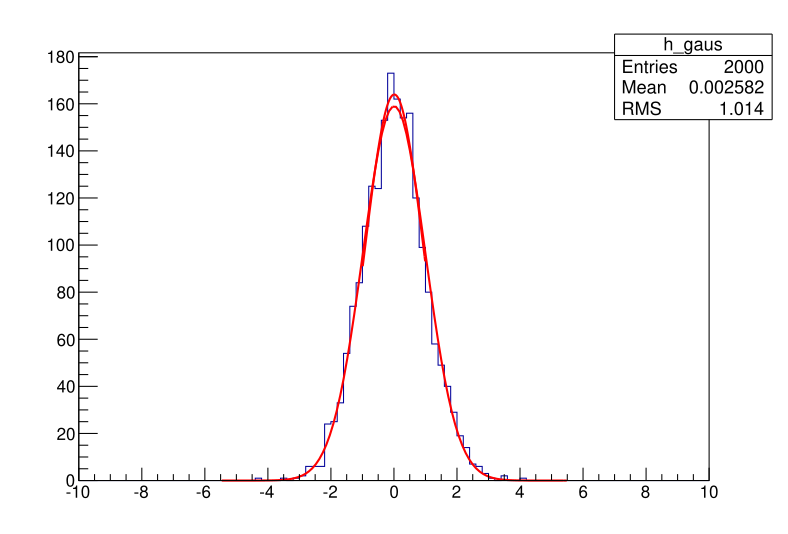

Recreate this plot in Python.
import ROOT

c = ROOT.TCanvas('c', 'fit')
h_gaus = ROOT.TH1D('h_gaus', '', 100, -10, 10)
h_gaus.FillRandom('gaus', 2000)
h_gaus_f = ROOT.TF1('h_gaus_f', 'gaus', -1, 1)

h_gaus.Fit(h_gaus_f, 'R+', '', -1, 1)
mean = h_gaus_f.GetParameter(1)
sigma = h_gaus_f.GetParameter(2)
x_min = mean-6*sigma
x_max = mean+6*sigma
h_gaus.Fit(h_gaus_f, 'R+', '', x_min, x_max)

# h_gaus.SetAxisRange(x_min, x_max, "X")

c.SaveAs('python/test.pdf')
